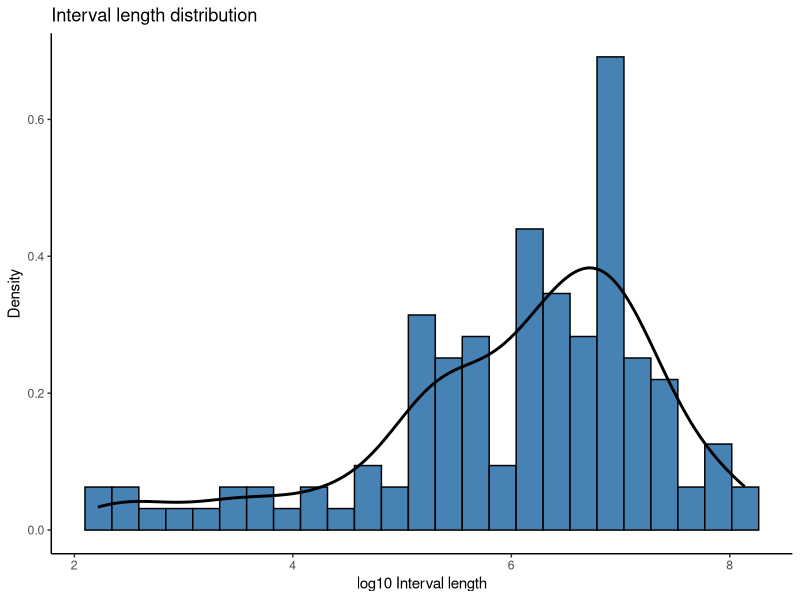

This chart was generated by the following R code:
# METASTATIC CANCERS - INTERVAL MERGING

library(dplyr)
library(ggplot2)
library(tidyverse)

setwd(dirname(rstudioapi::getActiveDocumentContext()$path))

df <- read.csv('../2_annotation_with_gene_names/Metastatic_cancers_with_gene_names_from_gencode.csv')

interval_df <- df %>%
  arrange(start) %>%
  group_by(sample.id.tumor, chrom) %>%
  mutate(dif_interval = ifelse(lead(sample.id.tumor) == sample.id.tumor & 
                                 lead(start) != start &
                                 lead(chrom) == chrom, lead(start) - end, NA))

# DETERMINING THE INTERVALS BETWEEN REGIONS TO COMBINE

ggplot(interval_df, aes(x = log10(dif_interval), y = after_stat(density))) +
  geom_histogram(position = "dodge", bins = 25, color = "black", fill = "steelblue") +
  geom_density(color = "black", size = 1, alpha = 0.5) +
  labs(title = "Interval length distribution", x = "log10 Interval length", y = "Density") +
  theme_classic() 

# INTERVAL DETERMINED AS 20000 nb (same as used for TCGA)

for (i in unique(interval_df$sample.id.tumor)){
  for (j in unique(interval_df[interval_df$sample.id.tumor == i,]$chrom)){
    test_df <- filter(interval_df, sample.id.tumor == i & chrom == j) 
    if (nrow(test_df) > 1){
      for (k in 1:(nrow(test_df)-1)){
        if (test_df[k,]$start != test_df[k+1,]$start & 
            (test_df[k+1,]$start - test_df[k,]$end) <= 20000){
          interval_df$start[interval_df$start == test_df[k+1,]$start &
                                 interval_df$chrom == test_df[k+1,]$chrom &
                                 interval_df$sample.id.tumor == test_df[k+1,]$sample.id.tumor] =  test_df[k,]$start
          interval_df$end[interval_df$end == test_df[k,]$end & 
                               interval_df$sample.id.tumor == test_df[k,]$sample.id.tumor &
                               interval_df$chrom == test_df[k,]$chrom] =  test_df[k+1,]$end
        }
      }
    }
  }
}

new_interval_df <- interval_df %>%
  group_by(sample.id.tumor, chrom, end) %>%
  mutate(start = min(start))

new_interval_df <- new_interval_df %>%
  group_by(sample.id.tumor, chrom, end, start) %>%
  mutate(tcn.em = round(mean(tcn.em), digits = 0))

new_interval_df$X <- NULL

write.csv(new_interval_df, 'Metastatic_cancers_with_gene_names_merged.csv', quote = FALSE, row.names = FALSE)
